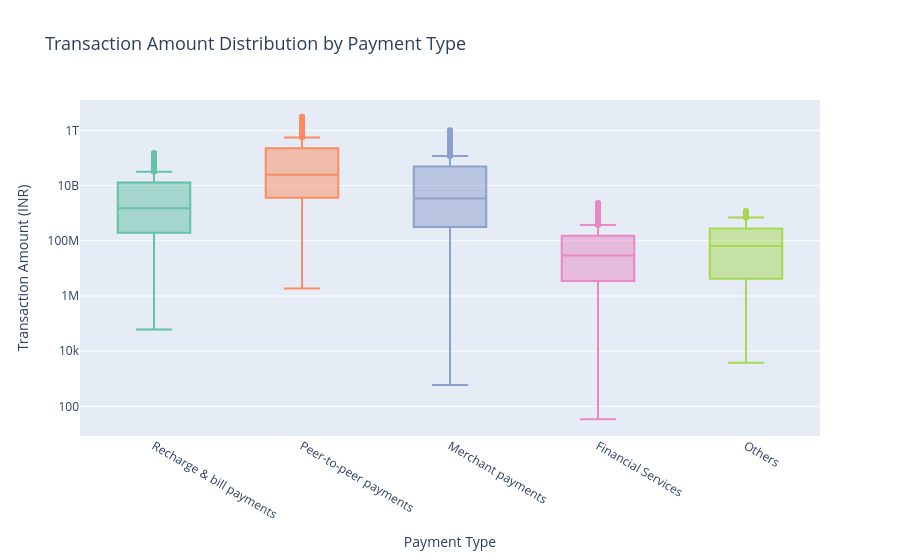

Write notebook code for a chart like this one.
### Markdown cell above
#### Chart - 8

### Code cell
# Chart - 8 visualization code
# Box plot - Transaction amount distribution by payment type

fig = px.box(
    agg_trans,
    x='transaction_type',
    y='transaction_amount',
    title='Transaction Amount Distribution by Payment Type',
    color='transaction_type',
    labels={
        'transaction_type': 'Payment Type',
        'transaction_amount': 'Transaction Amount (INR)'
    },
    color_discrete_sequence=px.colors.qualitative.Set2
)
fig.update_layout(
    title_font_size=18,
    xaxis_tickangle=30,
    showlegend=False,
    yaxis_type='log'   # log scale because of wide range
)
fig.show()

### Figure 1 — Plotly figure (JSON) as saved in the notebook; plotly's stock layout.template omitted (floating-point values rounded to 4 significant figures; data arrays with more than 128 entries replaced by an {"elided": "..."} marker saying what was removed)
{"data": [{"alignmentgroup": "True", "hovertemplate": "Payment Type=%{x}<br>Transaction Amount (INR)=%{y}<extra></extra>", "legendgroup": "Recharge & bill payments", "marker": {"color": "rgb(102,194,165)"}, "name": "Recharge & bill payments", "notched": false, "offsetgroup": "Recharge & bill payments", "orientation": "v", "showlegend": true, "type": "box", "x": {"elided": "1008 str values"}, "x0": " ", "xaxis": "x", "y": {"elided": "1008 float values"}, "y0": " ", "yaxis": "y"}, {"alignmentgroup": "True", "hovertemplate": "Payment Type=%{x}<br>Transaction Amount (INR)=%{y}<extra></extra>", "legendgroup": "Peer-to-peer payments", "marker": {"color": "rgb(252,141,98)"}, "name": "Peer-to-peer payments", "notched": false, "offsetgroup": "Peer-to-peer payments", "orientation": "v", "showlegend": true, "type": "box", "x": {"elided": "1008 str values"}, "x0": " ", "xaxis": "x", "y": {"elided": "1008 float values"}, "y0": " ", "yaxis": "y"}, {"alignmentgroup": "True", "hovertemplate": "Payment Type=%{x}<br>Transaction Amount (INR)=%{y}<extra></extra>", "legendgroup": "Merchant payments", "marker": {"color": "rgb(141,160,203)"}, "name": "Merchant payments", "notched": false, "offsetgroup": "Merchant payments", "orientation": "v", "showlegend": true, "type": "box", "x": {"elided": "1008 str values"}, "x0": " ", "xaxis": "x", "y": {"elided": "1008 float values"}, "y0": " ", "yaxis": "y"}, {"alignmentgroup": "True", "hovertemplate": "Payment Type=%{x}<br>Transaction Amount (INR)=%{y}<extra></extra>", "legendgroup": "Financial Services", "marker": {"color": "rgb(231,138,195)"}, "name": "Financial Services", "notched": false, "offsetgroup": "Financial Services", "orientation": "v", "showlegend": true, "type": "box", "x": {"elided": "1002 str values"}, "x0": " ", "xaxis": "x", "y": {"elided": "1002 float values"}, "y0": " ", "yaxis": "y"}, {"alignmentgroup": "True", "hovertemplate": "Payment Type=%{x}<br>Transaction Amount (INR)=%{y}<extra></extra>", "legendgroup": "Others", "marker": {"color": "rgb(166,216,84)"}, "name": "Others", "notched": false, "offsetgroup": "Others", "orientation": "v", "showlegend": true, "type": "box", "x": {"elided": "1008 str values"}, "x0": " ", "xaxis": "x", "y": {"elided": "1008 float values"}, "y0": " ", "yaxis": "y"}], "layout": {"boxmode": "overlay", "legend": {"title": {"text": "Payment Type"}, "tracegroupgap": 0}, "showlegend": false, "title": {"font": {"size": 18}, "text": "Transaction Amount Distribution by Payment Type"}, "xaxis": {"anchor": "y", "categoryarray": ["Recharge & bill payments", "Peer-to-peer payments", "Merchant payments", "Financial Services", "Others"], "categoryorder": "array", "domain": [0, 1], "tickangle": 30, "title": {"text": "Payment Type"}}, "yaxis": {"anchor": "x", "domain": [0, 1], "title": {"text": "Transaction Amount (INR)"}, "type": "log"}}}
